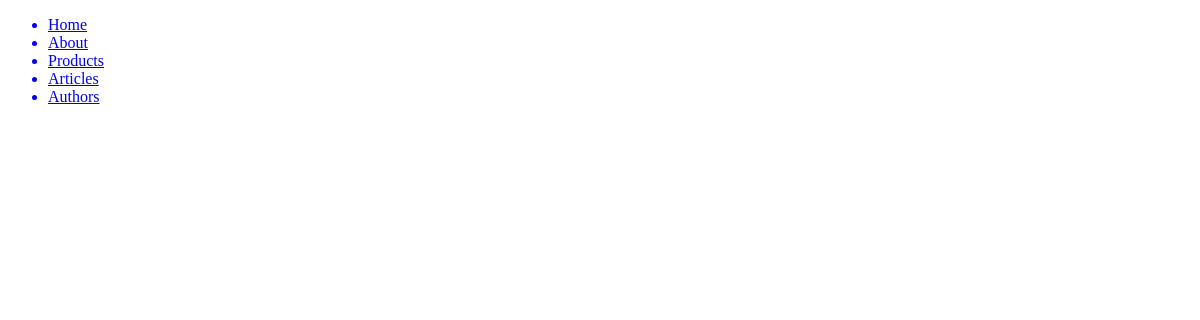
The page /articles/ on the database as committed earlier.
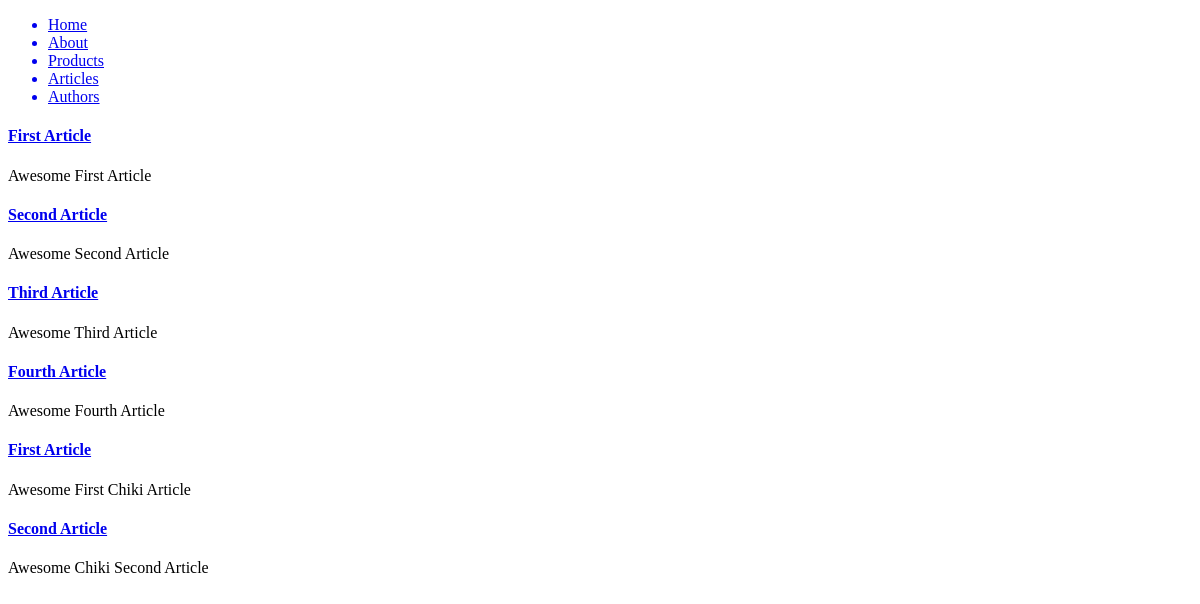
The same page on the database as committed later.
### articles/models.py (models this page shows)
class Article(models.Model):
    author = models.CharField(max_length=100)
    title = models.CharField(max_length=100)
    description = models.TextField(default='Awesome')
    price = models.DecimalField(max_digits=10, decimal_places=2)
    def get_absolute_url(self):
        return reverse("articles:article-detail-id", kwargs={"id": self.id})

### articles/views.py (the view)
# urls.py: path('', fetch_articles, name="articles-list"),
def fetch_articles(request):
    articles = Article.objects.all()
    context = {
        'articles_list': articles
    }
    return render(request, "all_articles.html", context)

### articles/templates/all_articles.html
{% extends "base.html" %}
{% block content %}
{% for data in articles_list%}
<a href="{{data.get_absolute_url}}">
    <h4>{{data.title}}</h4>
</a>
    <p>{{data.description}}</p>
{% endfor%}
{% endblock %}

### templates/base.html (shortened to what this page needs)
<!doctype html>
<html>
<head>
</head>
<body>
{% include "navbar.html" %}
{%block content %}
{%endblock %}
</body>
</html>

### templates/navbar.html
<nav>
<ul>
<a href="/"><li>Home</li></a>
<a href="/about"><li>About</li></a>
<a href="/products"><li>Products</li></a>
<a href="/articles"><li>Articles</li></a>
<a href="/authors"><li>Authors</li></a>
</ul>
</nav>

Rows that differ between the two databases and show on the page:
added Article: title "First Article", description "Awesome First Article"
added Article: title "Second Article", description "Awesome Second Article"
added Article: title "Third Article", description "Awesome Third Article"
added Article: title "Fourth Article", description "Awesome Fourth Article"
added Article: title "First Article", description "Awesome First Chiki Article"
added Article: title "Second Article", description "Awesome Chiki Second Article"
